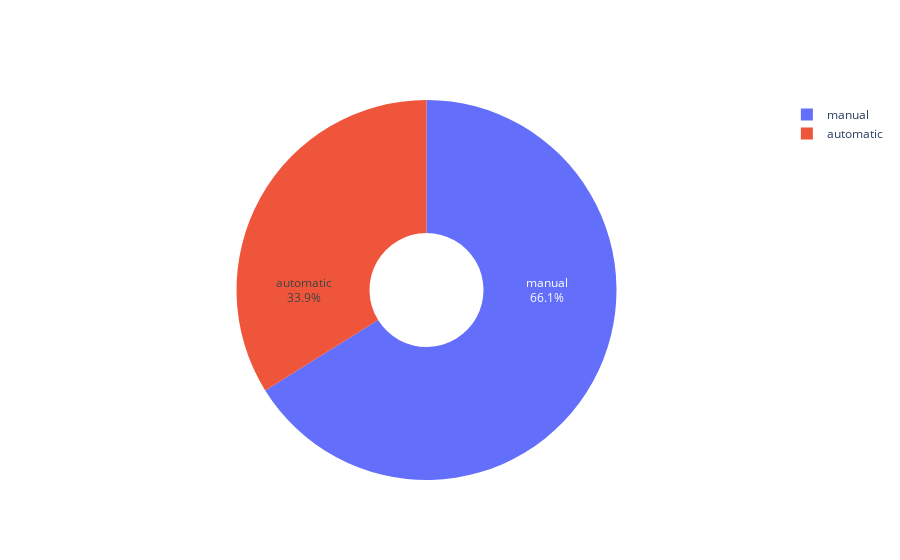

The code cell stored with this chart in its notebook:
### Code cell
# Distribution of transmission
data_pie = df['transmission'].value_counts()

fig = go.Figure(data=[go.Pie(labels=data_pie.index, values=data_pie.tolist(), textinfo='label+percent',insidetextorientation='radial')])

fig.update_traces(hole=.3, hoverinfo="label+percent+name")

### Figure 1 — Plotly figure (JSON) as saved in the notebook; plotly's stock layout.template omitted (floating-point values rounded to 4 significant figures)
{"data": [{"hole": 0.3, "hoverinfo": "label+percent+name", "insidetextorientation": "radial", "labels": ["manual", "automatic"], "textinfo": "label+percent", "type": "pie", "values": [2084, 1067]}], "layout": {}}
